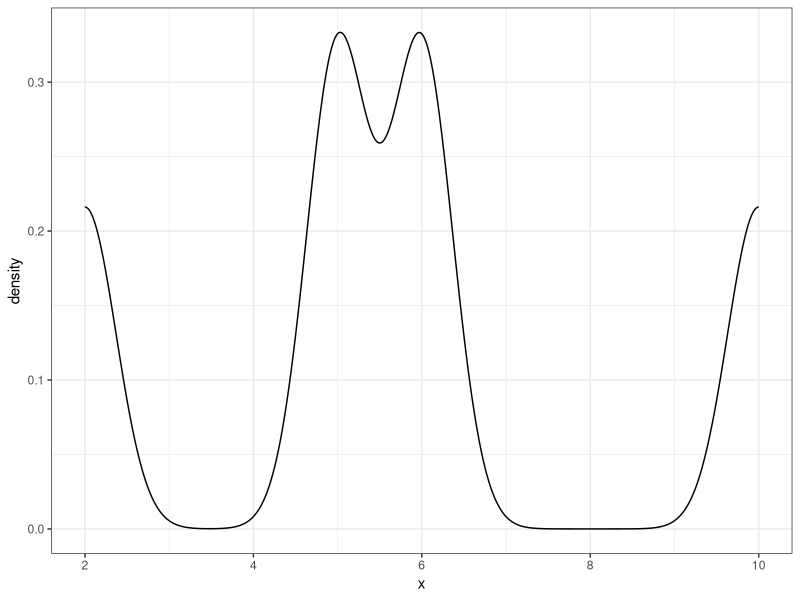
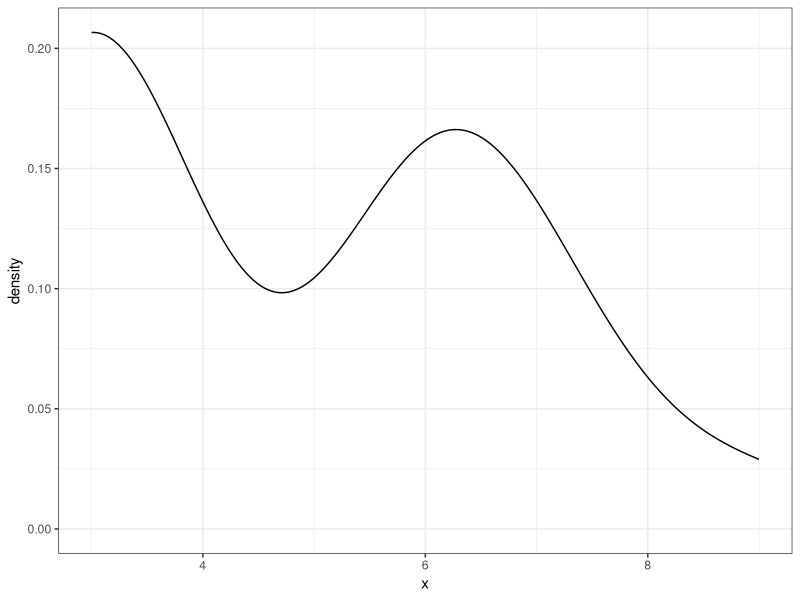
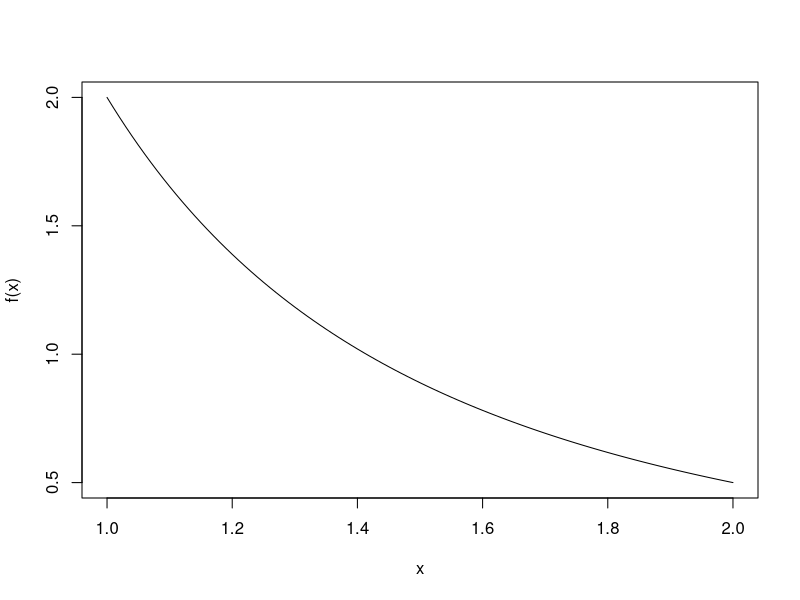
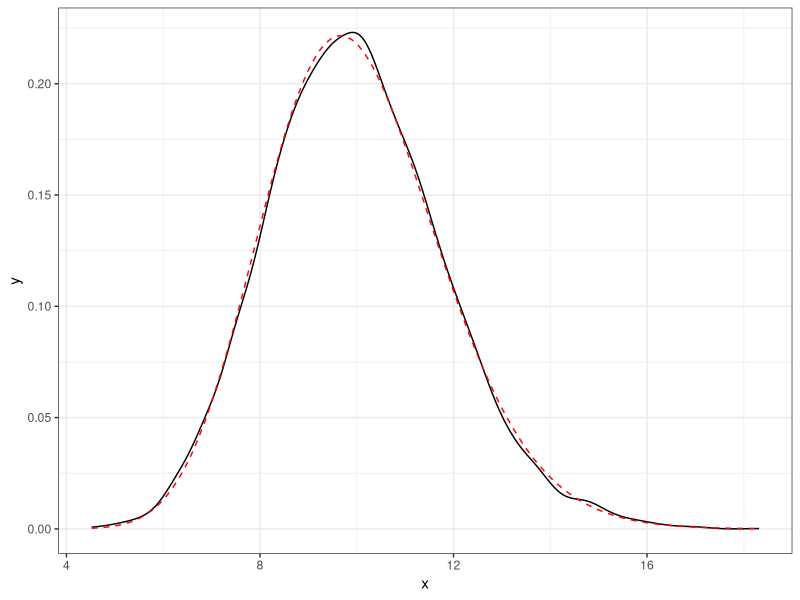
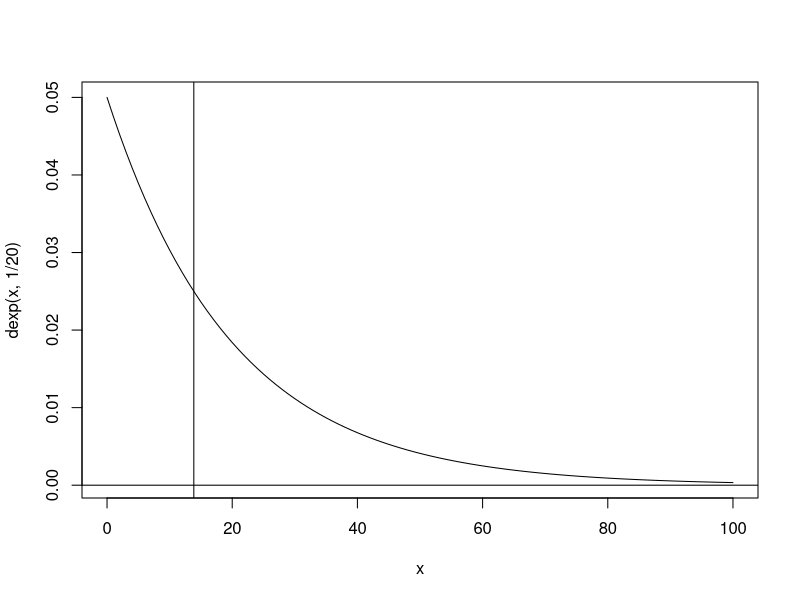

Generate these figures, in order, with R:
# Problems
## 1
Population <- c(1, 2, 5, 6, 10, 12)
SS <- t(combn(x = Population, m = 3))
MD <- apply(SS, 1, median)
SSS <- cbind(SS, MD)
library(ggplot2)
ggplot(data = data.frame(x = MD), aes(x = x)) + geom_density() + theme_bw()
median(Population)
mean(MD)
# 2
Population <- c(3, 6, 7, 9, 11, 14)
MIN <- apply(combn(Population, 3), 2, min)
MIN
mean(MIN)  # mean of the sampling distribution
# This statistic is an estimate of the population Min (3).
ggplot(data = data.frame(x = MIN), aes(x = x)) + geom_density() + theme_bw()
####
A <- c(1, 3, 4, 5)
B <- c(5, 7, 9)
SS <- expand.grid(A = A, B = B)
SS
XPY <- apply(SS, 1, sum)
XPY  # Distribution of X + Y
# b. Sampling with and without with a sample of size one is the same....
mean(A)
mean(B)
mean(XPY)
# First two add to the last one.
mean(XPY >= 13)
# 4
f <- function(x){2/x^2}
curve(f, 1, 2)
integrate(f, 1, 2)$value
# P(W < 1.5)
integrate(f, 1, 1.5)$value
# 5
f <- function(x){3*x^2/8}
integrate(f, 0, 2)$value
integrate(f, 0, 1/5)$value
# 6 X ~(48, 9)...n = 30...Xbar approx~N(48, 9/sqrt(30)).  P(Xbar > 51)
pnorm(51, 48, 9/sqrt(30), lower = FALSE)
#
# 7 phat ~ approx N(0.55, sqrt(0.55*0.45/36))
# P(phat <= 0.50)
pnorm(.5 + 1/(2*36), .55, sqrt(.55*.45/36))
#
# 8 
pnorm(4.6, 6, sqrt(10/20))
# 9 
f <- function(x){(3/16)*(x - 4)^2}
integrate(f, 2, 6)$value
xfx <- function(x){x*(3/16)*(x - 4)^2}
EX <- integrate(xfx, 2, 6)$value
x2fx <- function(x) {x^2*(3/16)*(x - 4)^2}
EX2 <- integrate(x2fx, 2, 6)$value
VX <- EX2 - EX^2
VX
# P(Xbar >= 4.2) = 0.02186875
pnorm(4.2, EX, sqrt(VX)/sqrt(244), lower = FALSE)
## 10
## phat ~approx N(.286, sqrt(0.286*(1 - 0.286)/800) )
## P(220/800 < phat < 230/800) = 
pnorm(230/800 + 1/(2*800), .286, sqrt(0.286*(1 - 0.286)/800)) - 
  pnorm(220/800 - 1/(2*800), .286, sqrt(0.286*(1 - 0.286)/800))
## Exact answer
sum(dbinom(220:230, 800, 0.286))
## or
pbinom(230, 800, .286) - pbinom(219, 800, .286)
## I like this type of problem....
## 11 xbar ~ N(1/2, 1/sqrt(12n)).....P(|xbar - 1/2|/(1/sqrt(12n)) < 1.6448) >= 0.90
##
n <- ceiling((qnorm(.95)/.05)^2/12)
n
## 12
# E[X] = 1/lambda = 1/(1/10) = 10
set.seed(13)
sims <- 10000
xbar <- numeric(sims)
for(i in 1:sims){
  xbar[i] <- mean(rexp(30, 1/10))
}
mean(xbar)
mean(xbar >= 12)
library(ggplot2)
ggplot(data = data.frame(x = xbar), aes(x = x)) + geom_density() + theme_bw() + stat_function(fun = dgamma, args = list(30*1, 30/10), lty = "dashed", color = "red")
##
## 13
## W ~ N(36, sqrt(8^2/10 + 7^2/15) = 3.109126)
set.seed(13)
sims <- 10000
xbar <- numeric(sims)
ybar <- numeric(sims)
for(i in 1:sims){
  xbar[i] <- mean(rnorm(10, 20, 8))
  ybar[i] <- mean(rnorm(15, 16, 7))
}
W <- xbar + ybar
mean(W)  # close to 36
sd(W)    # close to 3.11
mean(W < 40)
# Exact answer
pnorm(40, 36, sqrt(8^2/10 + 7^2/15))
#####
## 14
# W ~ N(-3, sqrt(3^2/9 + 5^2/12) = 1.755942)
set.seed(13)
sims <- 10000
xbar <- numeric(sims)
ybar <- numeric(sims)
for(i in 1:sims){
  xbar[i] <- mean(rnorm(9, 7, 3))
  ybar[i] <- mean(rnorm(12, 10, 5))
}
W <- xbar - ybar
mean(W)  # close to -3
sd(W)    # close to 1.76
mean(W < 1.5)
# Exact answer
pnorm(1.5, -3, sqrt(3^2/9 + 5^2/12))
## 15 & 16

## 17
set.seed(13)
sims <- 10000
WE <- numeric(sims)
for(i in 1:sims){
  WE[i] <- sum(rexp(20, 2))
}
mean(WE)
var(WE)
mean(WE <= 10)
## 18
set.seed(13)
sims <- 10000
WE <- numeric(sims)
for(i in 1:sims){
  WE[i] <- mean(rexp(30, 1/3))
}
mean(WE)
sd(WE)
mean(WE <= 3.5)
## 19
curve(dexp(x, 1/20), 0, 100)
abline(v = qexp(0.5, 1/20))
abline(h = 0)
qexp(0.5, 1/20)
##
set.seed(13)
first <- rexp(50, 1/20)
mean(first)
sd(first)
#
sims <- 10000
MD50 <- numeric(sims)
MD100 <- numeric(sims)
MD500 <- numeric(sims)
MD1000 <- numeric(sims)
for(i in 1:sims){
  MD50[i] <- median(rexp(50, 1/20))
  MD100[i] <- median(rexp(100, 1/20))
  MD500[i] <- median(rexp(500, 1/20))
  MD1000[i] <- median(rexp(1000, 1/20))
}
c(mean(MD50), mean(MD100), mean(MD500), mean(MD1000), sd(MD50), sd(MD100), sd(MD500), sd(MD1000))
## 20

